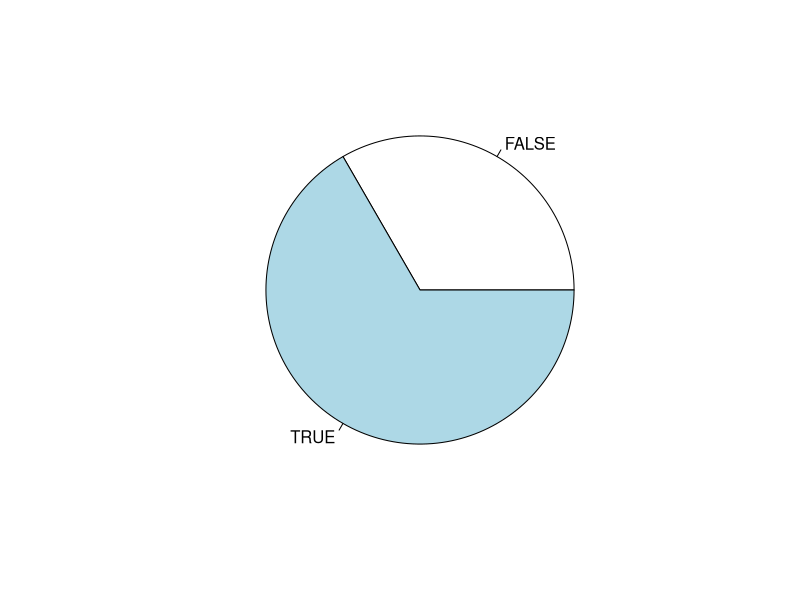

Reproduce this figure in R.
# a)

dat <- data.frame(
    Name=c("Ruedi", "Hans", "Peter", "Stefan", "Julia", "Maria"),
    Alter=c(27, 34, 21, 25, 29, 23),
    Note=c(5.0, 6.0, 5.5, 4.0, 3.5, 5.0),
    Studium=c(FALSE, TRUE, TRUE, TRUE, FALSE, TRUE)
)
dat

# b)

dat_points = nrow(dat)*ncol(dat)
dat_points
dim(dat)

# c)

mode(dat$Name)
mode(dat$Alter)
mode(dat$Note)
mode(dat$Studium)

# d)

p_tbl <- table(dat$Studium)
pie(p_tbl)
